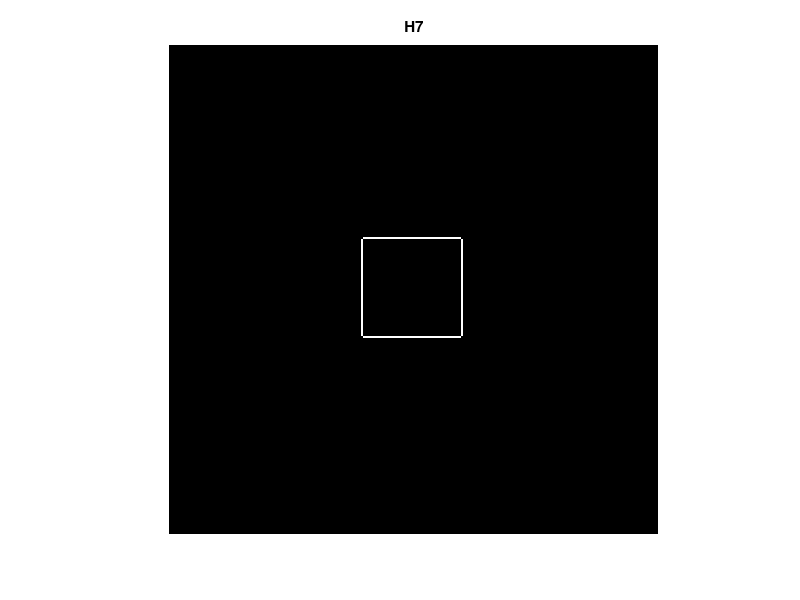

Recreate this plot in MATLAB.
I = uint8(ones(250)*50);
I(100:149, 100:149) = 200;
H7 = [0 1 0; 1 -4 1; 0 1 0];

I7 = imfilter(I, H7);
imshow(mat2gray(I7));
title('H7');